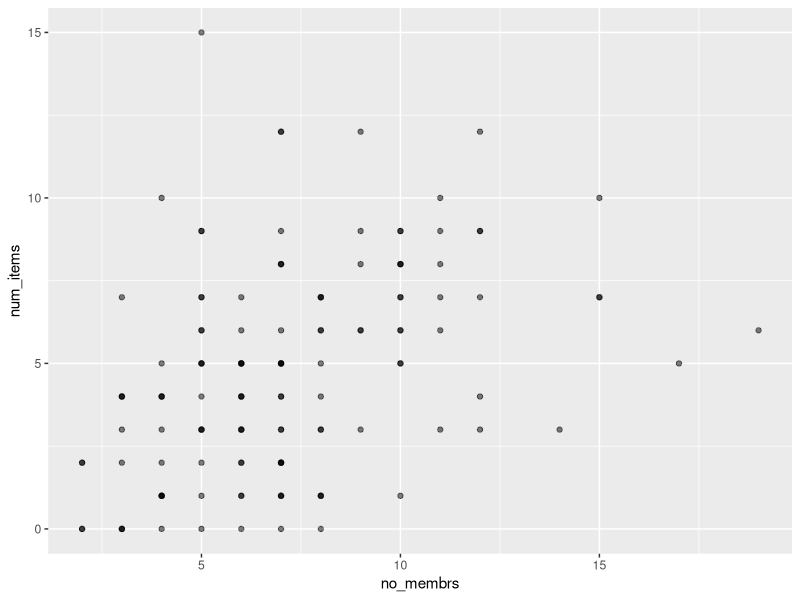
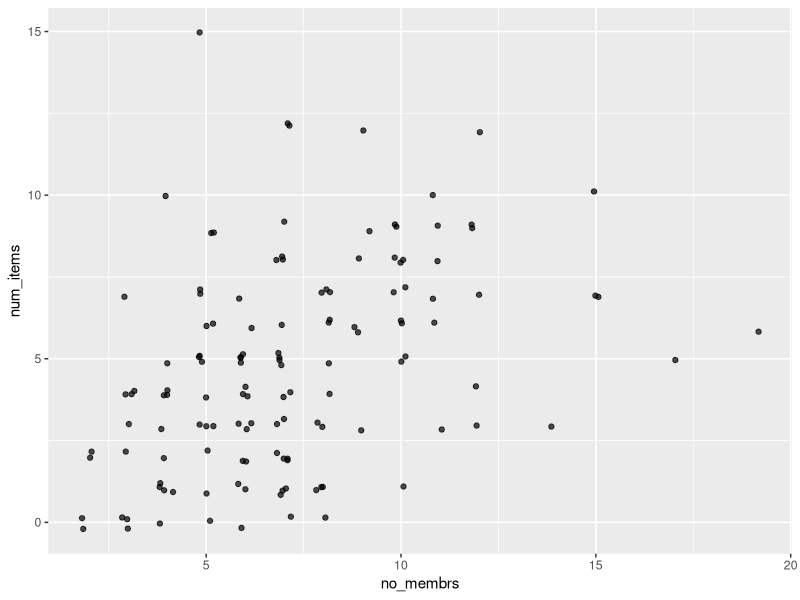
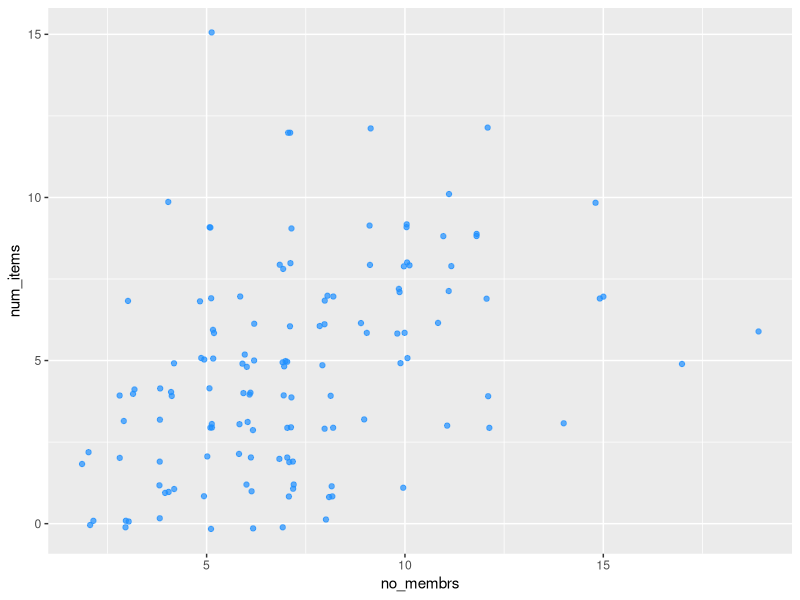

R code for these plots, in order: (Note: this script raises an error after producing the figures.)
# plotting DSPG 2026
# Nathaniel Porter
# June 2, 2026

library(tidyverse)
interviews_plotting <- read_csv('data/interviews_plotting.csv')

# scatterplots ----

interviews_plotting |> 
  ggplot(mapping=aes(x=no_membrs,y=num_items)) +
  geom_point(alpha=0.5)

interviews_plotting |> 
  ggplot(aes(x=no_membrs,y=num_items)) +
  geom_jitter(alpha=0.7, width=0.2, height=0.2)

#setting color
interviews_plotting |> 
  ggplot(aes(x=no_membrs,y=num_items)) +
  geom_jitter(alpha=0.7, width=0.2, height=0.2, color='dodgerblue')

#mapping color and shape
interviews_plotting |> 
  filter_out(is.na(memb_assoc)) |> 
  ggplot(aes(x=no_membrs,y=num_items, color=village, shape=memb_assoc)) +
  geom_jitter(alpha=0.7, width=0.2, height=0.2)

interviews_plotting |> 
  filter_out(is.na(memb_assoc)) |> 
  ggplot(aes(x=no_membrs,y=num_items, color=village, shape=memb_assoc)) +
  geom_jitter(alpha=0.7, width=0.2, height=0.2) +
  scale_colour_viridis_d(option='inferno')

# boxplot ----

interviews_plotting |> 
  ggplot(aes(x=respondent_wall_type,y=rooms)) +
  geom_boxplot()

interviews_plotting |> 
  count(respondent_wall_type)

interviews_plotting |> 
  filter(respondent_wall_type!='cement') |> 
  ggplot(aes(x=respondent_wall_type,y=rooms)) +
  geom_boxplot(outliers=FALSE, alpha=0) +
  geom_jitter(aes(color=village),
              width=0.2,
              height=0)

# barplot ----

interviews_plotting |> 
  ggplot(aes(x=respondent_wall_type)) +
  geom_bar()

interviews_plotting |> 
  ggplot(aes(y=respondent_wall_type)) +
  geom_bar()

interviews_plotting |> 
  ggplot(aes(y=fct_infreq(respondent_wall_type))) +
  geom_bar()

interviews_plotting |> 
  ggplot(aes(y=fct_infreq(respondent_wall_type))) +
  geom_bar(aes(fill=village)) +
  labs(y='Wall Type', x=NULL, fill="Village") +
  theme_minimal()

ggsave(filename = 'fig/village_walls_bar.png', height=8, width=7)
